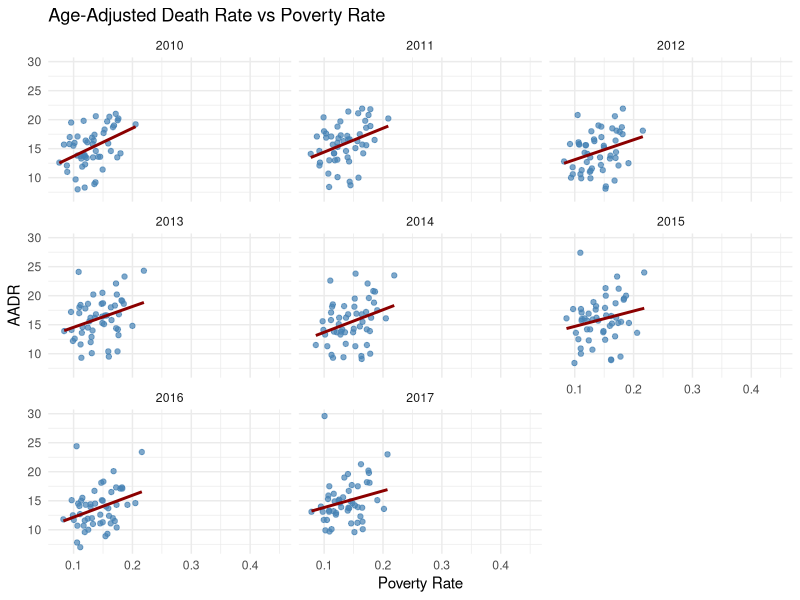
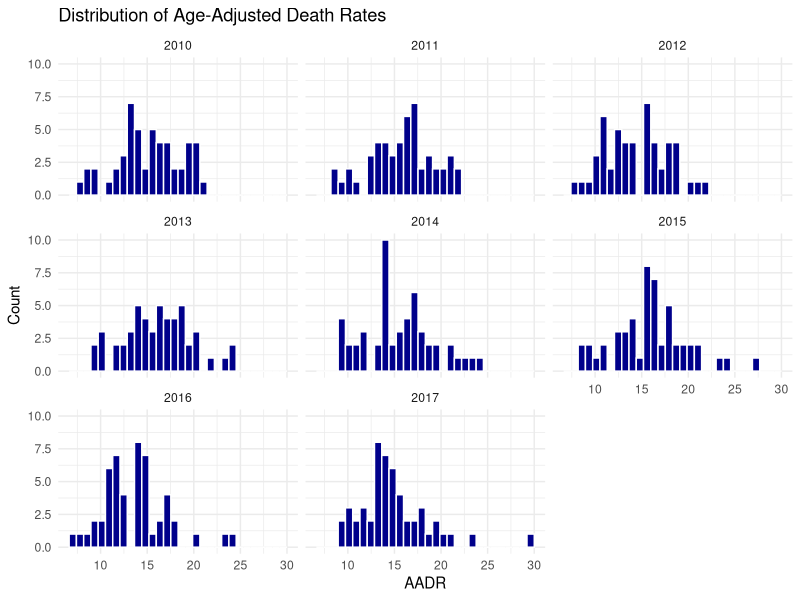
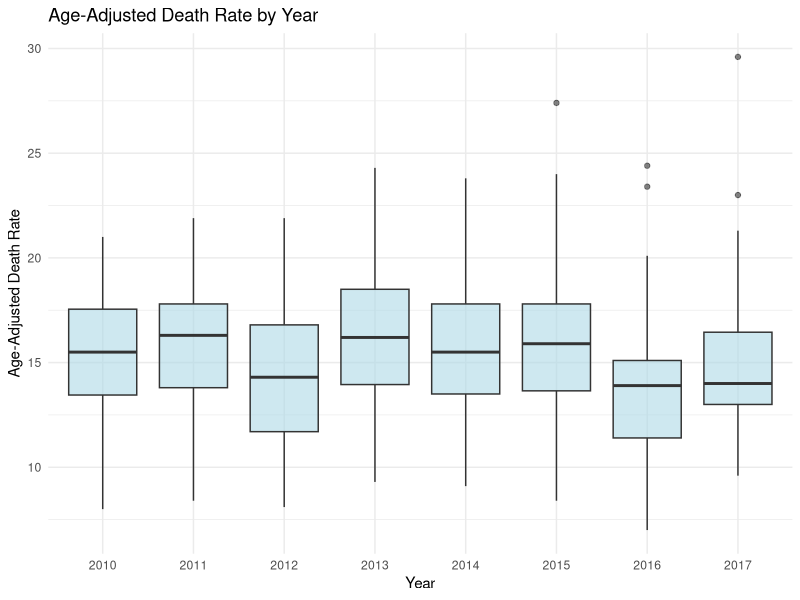

Here is the R script that generated these plots, in order:

# ---------------------------------
# Load the dataset and library
# ---------------------------------

library(tidyverse)
flu <- read_csv("influenza_pneumonia_dataset.csv")

# Preview data
head(flu)
glimpse(flu)

# ---------------------------------
# Data preprocessing
# ---------------------------------

flu <- flu |>
  mutate(year = factor(year))

# ---------------------------------
# summary stats
# ---------------------------------

summary(flu)

# ---------------------------------
# Basic visualizations
# ---------------------------------

# 1. Age-adjusted death rate vs poverty rate
flu |>
  ggplot(aes(x = poverty_rate, y = aadr)) +
  geom_point(color = "steelblue", alpha = 0.7) +
  geom_smooth(method = "lm", se = FALSE, color = "darkred") +
  labs(title = "Age-Adjusted Death Rate vs Poverty Rate",
       x = "Poverty Rate",
       y = "AADR") +
  facet_wrap(~ year) +
  theme_minimal()

# 2. States with highest and lowest AADR by year
flu |>
  group_by(year) |>
  summarise(
    max_aadr = max(aadr, na.rm = TRUE),
    max_state = state[which.max(aadr)],
    min_aadr = min(aadr, na.rm = TRUE),
    min_state = state[which.min(aadr)]
  ) |>
  print()

# 3. Histogram of AADR
flu |>
  ggplot(aes(x = aadr)) +
  geom_histogram(bins = 30, fill = "darkblue", color = "white") +
  labs(title = "Distribution of Age-Adjusted Death Rates",
       x = "AADR",
       y = "Count") +
  facet_wrap(~ year) +
  theme_minimal()

# 4. Boxplot of AADR by year
flu |>
  ggplot(aes(x = year, y = aadr)) +
  geom_boxplot(fill = "lightblue", alpha = 0.6) +
  labs(title = "Age-Adjusted Death Rate by Year",
       x = "Year",
       y = "Age-Adjusted Death Rate") +
  theme_minimal()

# ---------------------------------
# Missing values summary
# ---------------------------------
flu |>
  summarise(across(everything(), ~sum(is.na(.)))) |>
  print()
